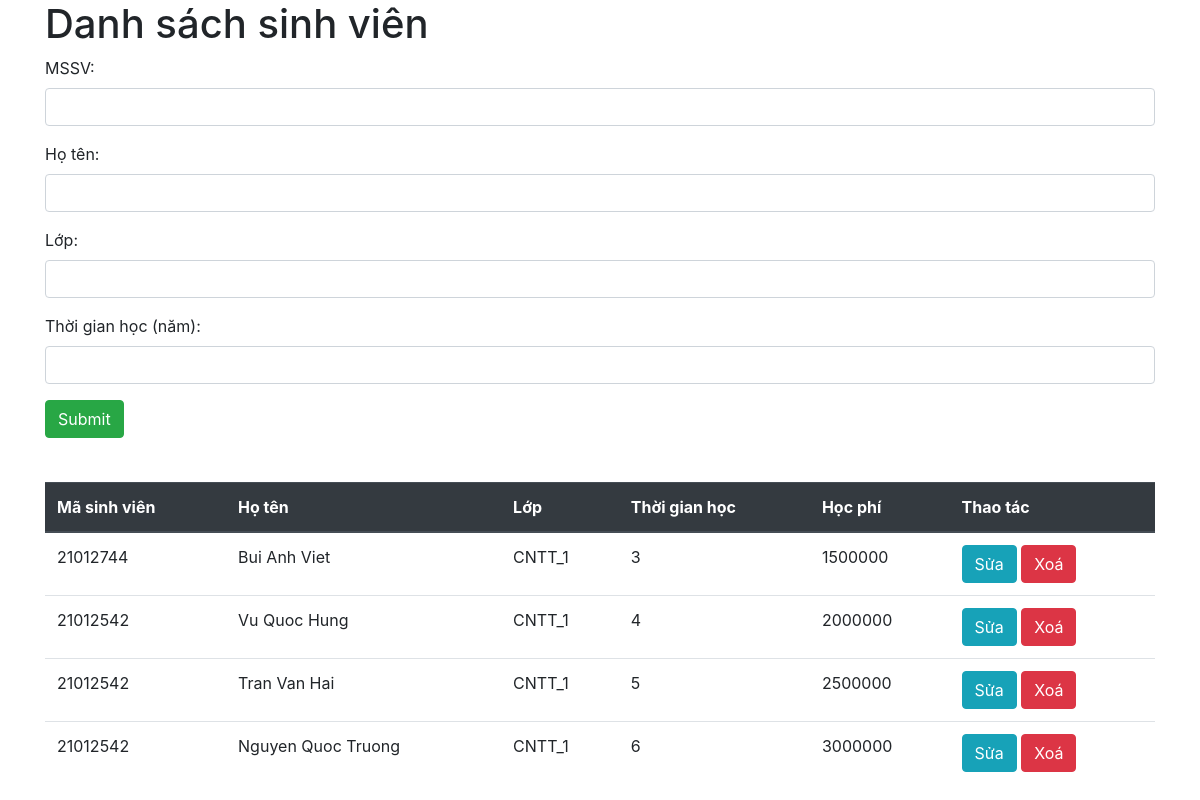
The page / on the database its author committed.
### tables this page shows
CREATE TABLE `tblsinhvien` (
  `id` int(11) NOT NULL,
  `mssv` varchar(10) NOT NULL,
  `hoten` varchar(50) NOT NULL,
  `lop` varchar(20) NOT NULL,
  `tgianhoc` int(11) NOT NULL,
  `hocphi` int(11) NOT NULL
);

### index.php (the view, shortened to what this page needs)
<!DOCTYPE html>
<html lang="en">
<head>
    <link rel="stylesheet" href="https://cdn.jsdelivr.net/npm/bootstrap@4.6.2/dist/css/bootstrap.min.css">
    <link rel="stylesheet" href="style.css">
</head>
<body>
    <div class="container">
        <h1>Danh sách sinh viên</h1>
            <form action="add.php" method="post">
                <div class="form-group">
                    <label for="mssv">MSSV:</label>
                    <input type="text" class="form-control"  id="mssv" name="mssv">
                </div>
                <div class="form-group">
                <label for="hoten">Họ tên:</label>
                <input type="text" class="form-control" id="hoten" name="hoten">
                </div>
                <div class="form-group">
                    <label for="lop">Lớp:</label>
                    <input type="text" class="form-control" id="lop" name="lop">
                </div>
                <div class="form-group">
                    <label for="tgianhoc">Thời gian học (năm):</label>
                    <input type="number" class="form-control" id="tgianhoc" name="tgianhoc">
                </div>
                <button type="submit" class="btn btn-success">Submit</button>
            </form>
            <br>
            <table class="table">
    <thead class="thead-dark">
      <tr>
        <th>Mã sinh viên</th>
        <th>Họ tên</th>
        <th>Lớp</th>
        <th>Thời gian học</th>
        <th>Học phí</th>
        <th>Thao tác</th>
      </tr>
    </thead>
    <tbody>
    <?php
        require_once 'connect.php';
        $lietke_sql = "SELECT * FROM tblsinhvien";
        $result = mysqli_query($conn,$lietke_sql);
        while ($r = mysqli_fetch_assoc($result)){
            ?>
              <tr>
                <td><?php echo $r['mssv'];?></td>
                <td><?php echo $r['hoten'];?></td>
                <td><?php echo $r['lop'];?></td>
                <td><?php echo $r['tgianhoc'];?></td>
                <td><?php echo $r['hocphi'];?></td>
                <td>
                <a href="edit.php?sid=<?php echo $r['id']; ?>" class="btn btn-info">Sửa</a>
                <a onclick="return confirm('Bạn có muốn xoá sinh viên này không?');" href="delete.php?sid=<?php echo $r['id']; ?>" class="btn btn-danger">Xoá</a>
              </tr>
            <?php
            }
    ?>
    </tbody>
  </table>
    </div>
</body>
</html>

### style.css (style rules this page uses)
.table { margin-top: 20px; }

### rows shown on the page
tblsinhvien: mssv "21012744", hoten "Bui Anh Viet", lop "CNTT_1", tgianhoc "3", hocphi "1500000"
tblsinhvien: mssv "21012542", hoten "Vu Quoc Hung", lop "CNTT_1", tgianhoc "4", hocphi "2000000"
tblsinhvien: mssv "21012542", hoten "Tran Van Hai", lop "CNTT_1", tgianhoc "5", hocphi "2500000"
tblsinhvien: mssv "21012542", hoten "Nguyen Quoc Truong", lop "CNTT_1", tgianhoc "6", hocphi "3000000"
